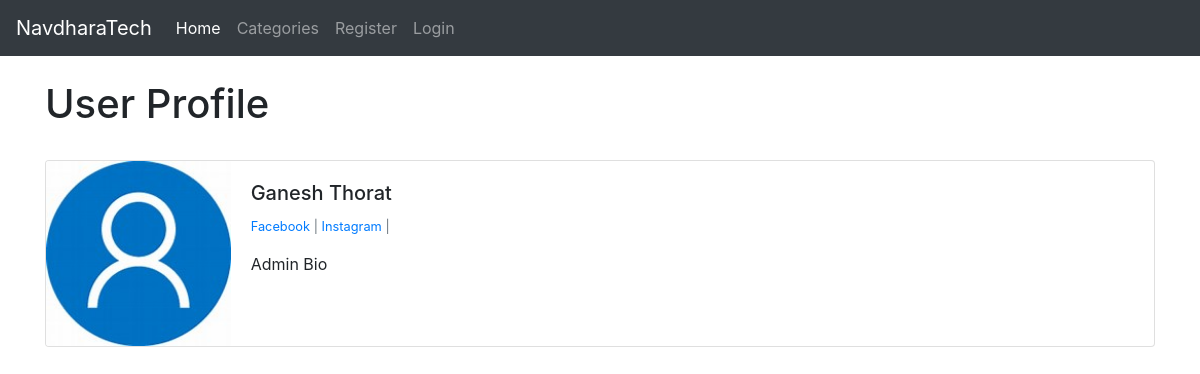
/members/1/profile/, run on the app's committed database.
### blog/models.py (models this page shows, shortened)
class Profile(models.Model):
    user=models.OneToOneField(User,null=True , on_delete=models.CASCADE)
    bio= models.TextField()
    profile_pic=models.ImageField(null=True,blank=True,upload_to='images/profile')
    website_url=models.CharField(max_length=255,null=True,blank=True,)
    facebook_url=models.CharField(max_length=255,null=True,blank=True,)
    twitter_url=models.CharField(max_length=255,null=True,blank=True,)
    instagram_url=models.CharField(max_length=255,null=True,blank=True,)
    pinterest_url=models.CharField(max_length=255,null=True,blank=True,)

### members/views.py (the view)
# urls.py: path('<int:pk>/profile/',ShowProfilePageView.as_view(),name='show_profile_page'),
class ShowProfilePageView(DetailView):
    model=Profile
    template_name='registration/user_profile.html'
    def get_context_data(self,*args,**kwargs):
        context=super(ShowProfilePageView,self).get_context_data(*args,**kwargs)
        page_user= get_object_or_404(Profile,id=self.kwargs['pk'])
        context['page_user']=page_user
        return context

### members/templates/registration/user_profile.html (shortened to what this page needs)
{% extends 'base.html' %}
{% load static %}
{% block content %}
<h1>User Profile</h1>
<br/>
<div class="card mb-3">
    <div class="row no-gutters">
      <div class="col-md-2">
    {% if page_user.profile_pic %}
        <img src="{{ page_user.profile_pic.url }}" class="card-img">
    {% else %}
        <img src="{% static 'blog/images/profile.jpeg' %}" class="card-img">
    {% endif %}
      </div>
      <div class="col-md-10">
        <div class="card-body">
          <h5 class="card-title">{{page_user.user.first_name}} {{page_user.user.last_name}}</h5>
          <p class="small text-muted">
            {% if page_user.facebook_url %}
               <a href="{{ page_user.facebook_url }}">Facebook </a>|
            {% endif %}
            {% if page_user.instagram_url %}
               <a href="{{ page_user.instagram_url }}">Instagram </a>|
            {% endif %}
            </p>
          <p class="card-text">
            {{ page_user.bio }}
          </p>
        </div>
      </div>
    </div>
  </div>
<br/><br/>
{% endblock %}

### data on the page
Profile: user.first_name "Ganesh", user.last_name "Thorat", bio "Admin Bio"
